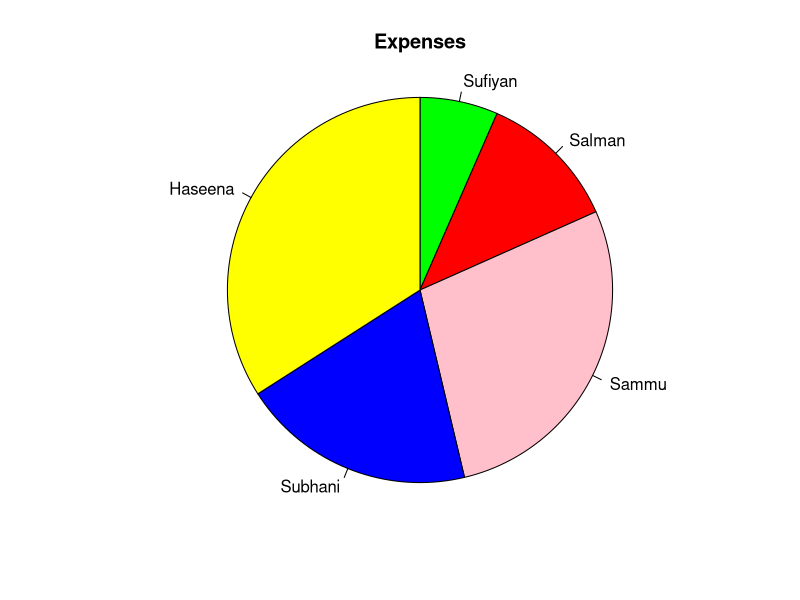

The R script that drew this image:
h=c(15,27,64,45,78)
colour=c("green","red","pink","blue","yellow")
expenses=c("Sufiyan","Salman","Sammu","Subhani","Haseena")
pie(h,labels=expenses,radius=1,main="Expenses",clockwise=TRUE,col=colour)
